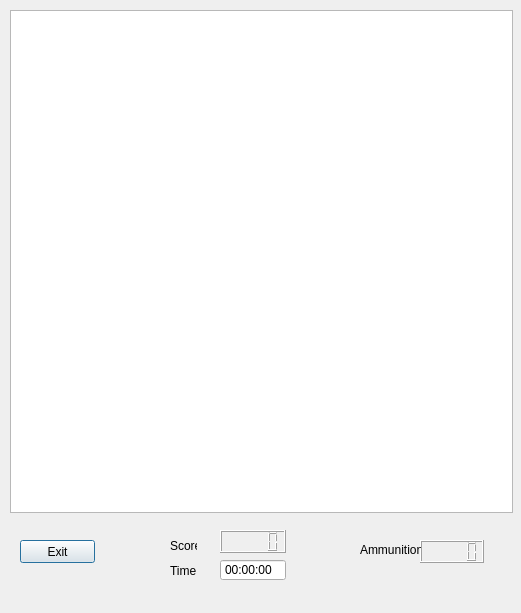
<?xml version="1.0" encoding="UTF-8"?>
<ui version="4.0">
 <class>Pelinakyma</class>
 <widget class="QDialog" name="Pelinakyma">
  <property name="geometry">
   <rect>
    <x>0</x>
    <y>0</y>
    <width>521</width>
    <height>613</height>
   </rect>
  </property>
  <property name="sizePolicy">
   <sizepolicy hsizetype="Preferred" vsizetype="Preferred">
    <horstretch>0</horstretch>
    <verstretch>0</verstretch>
   </sizepolicy>
  </property>
  <property name="minimumSize">
   <size>
    <width>500</width>
    <height>500</height>
   </size>
  </property>
  <property name="maximumSize">
   <size>
    <width>1000</width>
    <height>1000</height>
   </size>
  </property>
  <property name="windowTitle">
   <string>Dialog</string>
  </property>
  <widget class="QPushButton" name="exitButton">
   <property name="geometry">
    <rect>
     <x>20</x>
     <y>540</y>
     <width>75</width>
     <height>23</height>
    </rect>
   </property>
   <property name="text">
    <string>Exit</string>
   </property>
  </widget>
  <widget class="QGraphicsView" name="peligrafiikka">
   <property name="geometry">
    <rect>
     <x>10</x>
     <y>10</y>
     <width>503</width>
     <height>503</height>
    </rect>
   </property>
   <property name="sizePolicy">
    <sizepolicy hsizetype="Fixed" vsizetype="Fixed">
     <horstretch>0</horstretch>
     <verstretch>0</verstretch>
    </sizepolicy>
   </property>
   <property name="minimumSize">
    <size>
     <width>500</width>
     <height>500</height>
    </size>
   </property>
   <property name="maximumSize">
    <size>
     <width>510</width>
     <height>510</height>
    </size>
   </property>
   <property name="verticalScrollBarPolicy">
    <enum>Qt::ScrollBarAlwaysOff</enum>
   </property>
   <property name="horizontalScrollBarPolicy">
    <enum>Qt::ScrollBarAlwaysOff</enum>
   </property>
  </widget>
  <widget class="QLabel" name="scoreLabel">
   <property name="geometry">
    <rect>
     <x>170</x>
     <y>530</y>
     <width>27</width>
     <height>32</height>
    </rect>
   </property>
   <property name="text">
    <string>Score</string>
   </property>
  </widget>
  <widget class="QLabel" name="timeLabel">
   <property name="geometry">
    <rect>
     <x>170</x>
     <y>560</y>
     <width>31</width>
     <height>21</height>
    </rect>
   </property>
   <property name="text">
    <string>Time</string>
   </property>
  </widget>
  <widget class="QWidget" name="layoutWidget">
   <property name="geometry">
    <rect>
     <x>220</x>
     <y>530</y>
     <width>66</width>
     <height>51</height>
    </rect>
   </property>
   <layout class="QVBoxLayout" name="verticalLayout">
    <item>
     <widget class="QLCDNumber" name="lcdTilasto"/>
    </item>
    <item>
     <widget class="QTimeEdit" name="kello">
      <property name="readOnly">
       <bool>true</bool>
      </property>
      <property name="buttonSymbols">
       <enum>QAbstractSpinBox::NoButtons</enum>
      </property>
      <property name="specialValueText">
       <string/>
      </property>
      <property name="correctionMode">
       <enum>QAbstractSpinBox::CorrectToPreviousValue</enum>
      </property>
     </widget>
    </item>
   </layout>
  </widget>
  <widget class="QLCDNumber" name="lcdAmmustenMaara">
   <property name="geometry">
    <rect>
     <x>420</x>
     <y>540</y>
     <width>64</width>
     <height>23</height>
    </rect>
   </property>
   <property name="font">
    <font>
     <weight>75</weight>
     <bold>true</bold>
     <strikeout>false</strikeout>
     <kerning>false</kerning>
    </font>
   </property>
  </widget>
  <widget class="QLabel" name="label">
   <property name="geometry">
    <rect>
     <x>360</x>
     <y>540</y>
     <width>61</width>
     <height>20</height>
    </rect>
   </property>
   <property name="text">
    <string>Ammunitioni</string>
   </property>
  </widget>
 </widget>
 <resources/>
 <connections/>
</ui>
